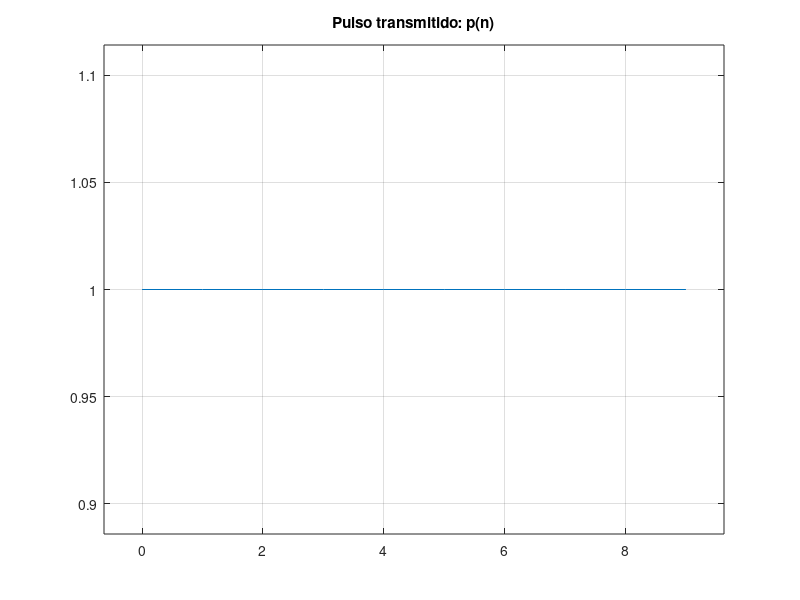
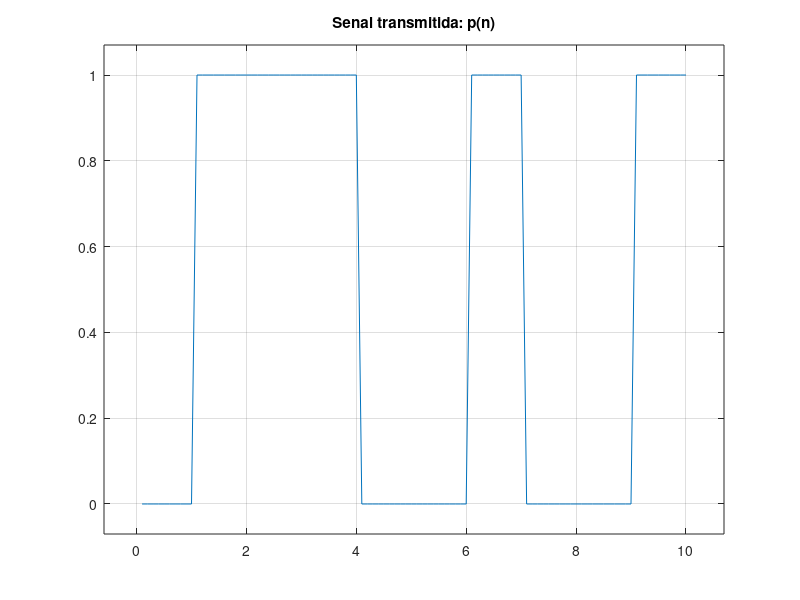

MATLAB code for these plots, in order:
%%%%%%           SISTEMA DE TRANSMISION BANDA BASE         %%%%%%


clear;
close all;

%=================== Parametros ==================================
N=10;		 % Periodo de simbolo, longitud del pulso, siempre debe ser par
L=10;		 % Numero de bits a transmitir
tipopulso=1; %1: pulso rectangular 
       

%=================== Generacion del pulso =========================

if tipopulso == 1  %pulso rectangular
    n=0:N-1;
    pulso = ones(1, N); 
elseif tipopulso == 2 % Pulso mitad del rectágular
    n=0:N-1;
    pulso = [ones(1, N / 2), zeros(1, N / 2)];
    
elseif tipopulso == 3 % Pulso de Manchester
    n=0:N-1;
    pulso = [ones(1, N / 2), -ones(1, N / 2)];
elseif tipopulso == 4 % Pulso de rampa
    n=0:N-1;
    pulso = [linspace(0, 1, N)];
end


%=================== Calculo de la energia del pulso =============
%Escriba el codigo para calcular la energia

energia = sum(abs(pulso.^2));

%=================== Generacion de la senal (modulacion) =========

bits=rand(1,L) < 0.5; %genera 0 y 1 a partir de un vector de numeros 
                      %aleatorios con distribucion uniforme

%Escriba un bucle que asocie un pulso con amplitud positiva a 0 y 
%un pulso con amplitud negativa a 1

senal = zeros(1, N * L);

k = 1;

for i = 1:length(bits)
    for j = 1:length(pulso)
        if bits(i) == 1
            senal(k) = bits(i) * pulso(j);
        end
        k = k + 1;
    end
end

%=================== Representacion grafica ===================
figure(1)
%subplot(121);
plot(n,pulso);
title('Pulso transmitido: p(n)');
axis padded;
grid;
 

%Escriba el codigo para representar la senal
figure(2)
%subplot(122);
plot((1:N*L)/10, senal);
title('Senal transmitida: p(n)');
axis padded;
grid on;